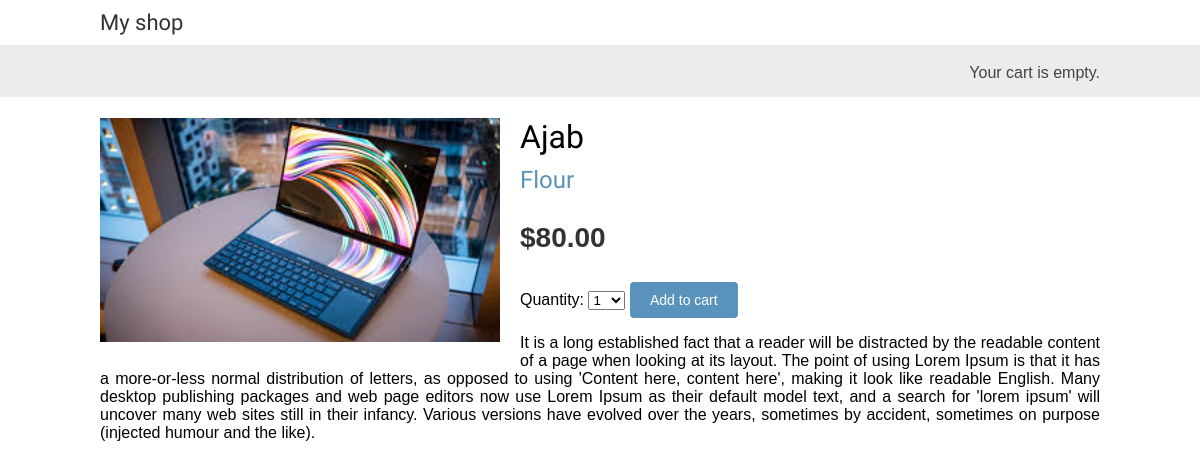
Page /2/ajab/ on the committed database.
### shop/models.py (models this page shows, shortened)
class Product(models.Model):
    category = models.ForeignKey(Category, related_name='products', on_delete=models.CASCADE)
    name = models.CharField(max_length=200)
    slug = models.SlugField(max_length=200)
    image = models.ImageField(upload_to='products/%Y/%m/%d', blank=True)
    description = models.TextField(blank=True)
    price = models.DecimalField(max_digits=10, decimal_places=2)
    available = models.BooleanField(default=True)
    created = models.DateTimeField(auto_now_add=True)
    updated = models.DateTimeField(auto_now=True)
    class Meta:
        ordering = ['name']
    indexes = [
        models.Index(fields=['id', 'slug']),
        models.Index(fields=['name']),
        models.Index(fields=['-created']),
    ]

class Category(models.Model):
    name = models.CharField(max_length=200)
    slug = models.SlugField(max_length=200, unique=True)
    class Meta:
        ordering = ['name']
        indexes = [
            models.Index(fields=['name']),
        ]
        verbose_name = 'category'
        verbose_name_plural = 'categories'
    def __str__(self):
        return self.name
    def get_absolute_url(self):
        return reverse('shop:product_list_by_category', args=[self.slug])

### shop/views.py (the view)
# urls.py: path('<int:id>/<slug:slug>/', views.product_detail, name='product_detail'),
def product_detail(request, id, slug):
    product = get_object_or_404(Product, id=id, slug=slug, available=True)
    cart_product_form= CartAddProductForm()
    context = {
        'product': product,
        'cart_product_form': cart_product_form
    }
    return render(request, 'shop/product/detail.html', context)

### cart/forms.py
class CartAddProductForm(forms.Form):
    quantity = forms.TypedChoiceField(choices=PRODUCT_QUANTITY_CHOICES, coerce=int)
    override = forms.BooleanField(required=False, initial=False, widget=forms.HiddenInput)

### cart/cart.py (called while the page is built)
    def __len__(self):
        return sum(item['quantity'] for item in self.cart.values())

### cart/context_processors.py (called while the page is built)
def cart(request):
    return {'cart': Cart(request)}

### templates/shop/product/detail.html (shortened to what this page needs)
{% extends "shop/base.html" %}
{% load static %}
{% block content %}
    <div class="product-detail">
        <img src="{% if product.image %}{{ product.image.url }}{% else %}
{% static "img/no_image.png" %}{% endif %}">
        <h1>{{ product.name }}</h1>
        <h2>
            <a href="{{ product.category.get_absolute_url }}">
                {{ product.category }}
            </a>
        </h2>
        <p class="price">${{ product.price }}</p>
        <form action="{% url "cart:cart_add" product.id %}" method="post">
            {{ cart_product_form }}
            <input type="submit" value="Add to cart">
        </form>
        {{ product.description|linebreaks }}
    </div>
{% endblock %}

### static/css/base.css (style rules this page uses)
body { margin: 0; padding: 0; font-family: helvetica, sans-serif; }
h1, h2, h3, h4, h5, h6 { font-family: 'Ubuntu', sans-serif; font-weight: normal; }
a { text-decoration: none; color: #5993bb; }
a.button, input[type="submit"] { color: #fff; background: #5993bb; border-radius: 4px; padding: 10px 20px; font-size: 14px; border: 0; }
.product-detail { text-align: justify; }
.product-detail .price { color: #333; font-size: 28px; font-weight: bold; }
.product-detail img { width: 40%; float: left; padding: 0 20px 20px 0; }
.product-detail h1 { margin-bottom: 0; }
.product-detail h2 { margin-top: 10px; }

### rows in the picture
Product: image (picture), name "Ajab", category "Flour", price "80.00", description "It is a long established fact that a reader will be distracted by the readable content of a page when looking at its layout. The point of using Lorem Ipsum is that it has a more-or-less normal distribution of letters, as opposed to using 'Content here, content here', making it look like readable English. Many desktop publishing packages and web page editors now use Lorem Ipsum as their default model text, and a search for 'lorem ipsum' will uncover many web sites still in their infancy. Various versions have evolved over the years, sometimes by accident, sometimes on purpose (injected humour and the like)."
